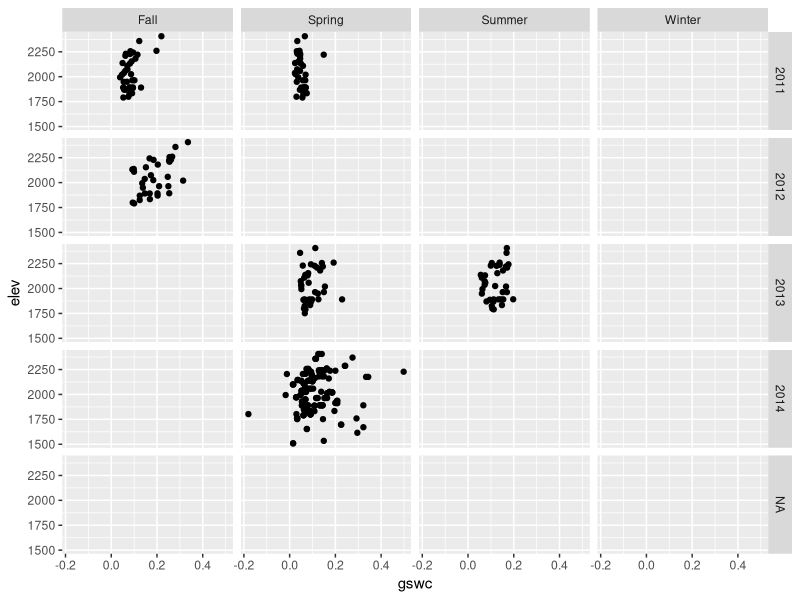
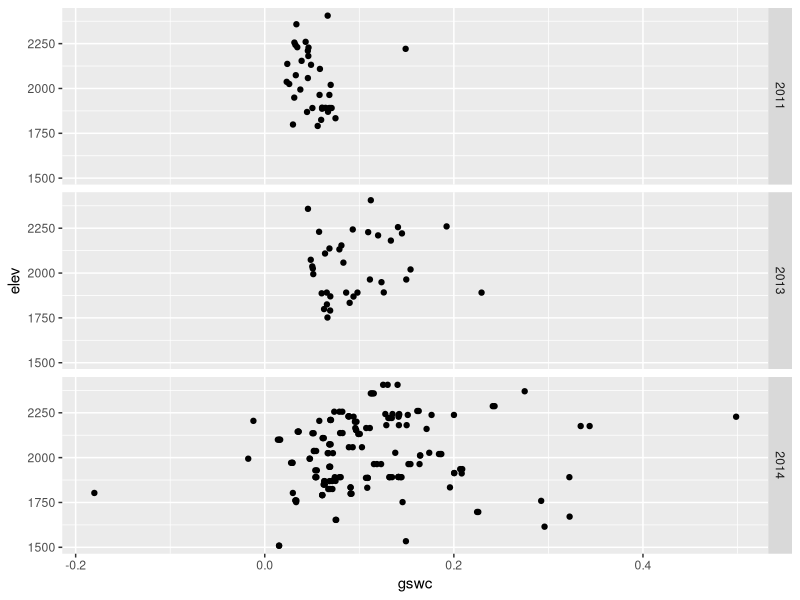

R code for these plots, in order:
library(reshape2)
library(plyr)
library(lubridate)
library(ggplot2)

sensor.soil <- read.csv("../microclimate/soil/sensor-soil.csv")
sensors <- read.csv("../microclimate/sensors.csv")
sensor.soil <- merge(sensor.soil,sensors, all.x=TRUE)
sensor.soil$date <- mdy(sensor.soil$date)

GSWC <- function(df) {
    return ( ((df$wb.soil.wet - df$wb) - (df$wb.soil.dry-df$wb)) / (df$wb.soil.dry -df$wb))
}

## save gswc in data file (in some cases we need this as original weigh data is gone)
gswc.backup <- sensor.soil$gswc
## calculate gswc
sensor.soil$gswc <- GSWC(sensor.soil)
## replace with backup where needed:
sensor.soil$gswc[is.na(sensor.soil$gswc)] <- gswc.backup[is.na(sensor.soil$gswc)]


# simple version
season <- function(d) {
    pseason <- function(x) {
        m <- month(x)
        if (m %in% c(3,4,5) ) {return ("Spring")}
        else if (m %in% c(6,7,8) ) {return ("Summer")}
        else if (m %in% c(9,10,11) ) {return ("Fall")}
        else {return ("Winter")}
    }
    
    sapply(d, pseason)
}

sensor.soil$season <- season(sensor.soil$date)
sensor.soil$year <- year(sensor.soil$date)


ggplot(sensor.soil, aes(gswc , elev)) +
    geom_point() +
    facet_grid(year ~ season)

ggplot(subset(sensor.soil, season=="Spring"), aes(gswc , elev)) +
    geom_point() +
    facet_grid( year ~ .)



## DWS check 2014 data
s2014<- s2014 <- unique(subset(sensor.soil, year==2014)$sensor)
## missing:
tempsensors <- sensors$sensor[sensors$type == "T"]
tempsensors[ ! tempsensors %in% s2014]

## existing data with missing dry weights
subset(sensor.soil, year == 2014 & is.na(wb.soil.dry))$sensor
